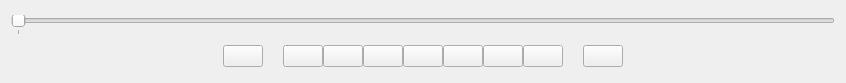
<?xml version="1.0" encoding="UTF-8"?>
<ui version="4.0">
 <class>PlaybackSlider</class>
 <widget class="QWidget" name="PlaybackSlider">
  <property name="geometry">
   <rect>
    <x>0</x>
    <y>0</y>
    <width>846</width>
    <height>83</height>
   </rect>
  </property>
  <property name="windowTitle">
   <string>Form</string>
  </property>
  <property name="autoFillBackground">
   <bool>false</bool>
  </property>
  <property name="styleSheet">
   <string notr="true"/>
  </property>
  <layout class="QVBoxLayout" name="verticalLayout_2">
   <item>
    <widget class="QSlider" name="horizontalSlider">
     <property name="maximum">
      <number>0</number>
     </property>
     <property name="orientation">
      <enum>Qt::Horizontal</enum>
     </property>
     <property name="tickPosition">
      <enum>QSlider::TicksBelow</enum>
     </property>
     <property name="tickInterval">
      <number>1</number>
     </property>
    </widget>
   </item>
   <item>
    <layout class="QHBoxLayout" name="horizontalLayout">
     <property name="spacing">
      <number>0</number>
     </property>
     <item>
      <spacer name="horizontalSpacer">
       <property name="orientation">
        <enum>Qt::Horizontal</enum>
       </property>
       <property name="sizeHint" stdset="0">
        <size>
         <width>40</width>
         <height>20</height>
        </size>
       </property>
      </spacer>
     </item>
     <item>
      <widget class="QPushButton" name="pushButton_6">
       <property name="sizePolicy">
        <sizepolicy hsizetype="Minimum" vsizetype="Fixed">
         <horstretch>0</horstretch>
         <verstretch>0</verstretch>
        </sizepolicy>
       </property>
       <property name="text">
        <string/>
       </property>
       <property name="icon">
        <iconset resource="Resources.qrc">
         <normaloff>:/Icons/Icons/marker_start.png</normaloff>:/Icons/Icons/marker_start.png</iconset>
       </property>
      </widget>
     </item>
     <item>
      <spacer name="horizontalSpacer_3">
       <property name="orientation">
        <enum>Qt::Horizontal</enum>
       </property>
       <property name="sizeType">
        <enum>QSizePolicy::Fixed</enum>
       </property>
       <property name="sizeHint" stdset="0">
        <size>
         <width>20</width>
         <height>20</height>
        </size>
       </property>
      </spacer>
     </item>
     <item>
      <widget class="QPushButton" name="pushButton_3">
       <property name="sizePolicy">
        <sizepolicy hsizetype="Minimum" vsizetype="Fixed">
         <horstretch>0</horstretch>
         <verstretch>0</verstretch>
        </sizepolicy>
       </property>
       <property name="text">
        <string/>
       </property>
       <property name="icon">
        <iconset resource="Resources.qrc">
         <normaloff>:/Icons/Icons/jump_rev.png</normaloff>:/Icons/Icons/jump_rev.png</iconset>
       </property>
      </widget>
     </item>
     <item>
      <widget class="QPushButton" name="prevFrame">
       <property name="sizePolicy">
        <sizepolicy hsizetype="Minimum" vsizetype="Fixed">
         <horstretch>0</horstretch>
         <verstretch>0</verstretch>
        </sizepolicy>
       </property>
       <property name="text">
        <string/>
       </property>
       <property name="icon">
        <iconset resource="Resources.qrc">
         <normaloff>:/Icons/Icons/frame_rev.png</normaloff>:/Icons/Icons/frame_rev.png</iconset>
       </property>
      </widget>
     </item>
     <item>
      <widget class="QPushButton" name="pushButton_5">
       <property name="sizePolicy">
        <sizepolicy hsizetype="Minimum" vsizetype="Fixed">
         <horstretch>0</horstretch>
         <verstretch>0</verstretch>
        </sizepolicy>
       </property>
       <property name="text">
        <string/>
       </property>
       <property name="icon">
        <iconset resource="Resources.qrc">
         <normaloff>:/Icons/Icons/play_rev.png</normaloff>:/Icons/Icons/play_rev.png</iconset>
       </property>
      </widget>
     </item>
     <item>
      <widget class="QPushButton" name="stopButton">
       <property name="sizePolicy">
        <sizepolicy hsizetype="Minimum" vsizetype="Fixed">
         <horstretch>0</horstretch>
         <verstretch>0</verstretch>
        </sizepolicy>
       </property>
       <property name="text">
        <string/>
       </property>
       <property name="icon">
        <iconset resource="Resources.qrc">
         <normaloff>:/Icons/Icons/stop.png</normaloff>:/Icons/Icons/stop.png</iconset>
       </property>
      </widget>
     </item>
     <item>
      <widget class="QPushButton" name="playButton">
       <property name="sizePolicy">
        <sizepolicy hsizetype="Minimum" vsizetype="Fixed">
         <horstretch>0</horstretch>
         <verstretch>0</verstretch>
        </sizepolicy>
       </property>
       <property name="text">
        <string/>
       </property>
       <property name="icon">
        <iconset resource="Resources.qrc">
         <normaloff>:/Icons/Icons/play_fwd.png</normaloff>:/Icons/Icons/play_fwd.png</iconset>
       </property>
       <property name="checkable">
        <bool>true</bool>
       </property>
      </widget>
     </item>
     <item>
      <widget class="QPushButton" name="nextFrame">
       <property name="sizePolicy">
        <sizepolicy hsizetype="Minimum" vsizetype="Fixed">
         <horstretch>0</horstretch>
         <verstretch>0</verstretch>
        </sizepolicy>
       </property>
       <property name="text">
        <string/>
       </property>
       <property name="icon">
        <iconset resource="Resources.qrc">
         <normaloff>:/Icons/Icons/frame_fwd.png</normaloff>:/Icons/Icons/frame_fwd.png</iconset>
       </property>
      </widget>
     </item>
     <item>
      <widget class="QPushButton" name="pushButton_4">
       <property name="sizePolicy">
        <sizepolicy hsizetype="Minimum" vsizetype="Fixed">
         <horstretch>0</horstretch>
         <verstretch>0</verstretch>
        </sizepolicy>
       </property>
       <property name="text">
        <string/>
       </property>
       <property name="icon">
        <iconset resource="Resources.qrc">
         <normaloff>:/Icons/Icons/jump_fwd.png</normaloff>:/Icons/Icons/jump_fwd.png</iconset>
       </property>
      </widget>
     </item>
     <item>
      <spacer name="horizontalSpacer_4">
       <property name="orientation">
        <enum>Qt::Horizontal</enum>
       </property>
       <property name="sizeType">
        <enum>QSizePolicy::Fixed</enum>
       </property>
       <property name="sizeHint" stdset="0">
        <size>
         <width>20</width>
         <height>20</height>
        </size>
       </property>
      </spacer>
     </item>
     <item>
      <widget class="QPushButton" name="pushButton_7">
       <property name="sizePolicy">
        <sizepolicy hsizetype="Minimum" vsizetype="Fixed">
         <horstretch>0</horstretch>
         <verstretch>0</verstretch>
        </sizepolicy>
       </property>
       <property name="text">
        <string/>
       </property>
       <property name="icon">
        <iconset resource="Resources.qrc">
         <normaloff>:/Icons/Icons/marker_end.png</normaloff>:/Icons/Icons/marker_end.png</iconset>
       </property>
      </widget>
     </item>
     <item>
      <spacer name="horizontalSpacer_2">
       <property name="orientation">
        <enum>Qt::Horizontal</enum>
       </property>
       <property name="sizeHint" stdset="0">
        <size>
         <width>40</width>
         <height>20</height>
        </size>
       </property>
      </spacer>
     </item>
    </layout>
   </item>
  </layout>
 </widget>
 <resources>
  <include location="Resources.qrc"/>
 </resources>
 <connections/>
</ui>
